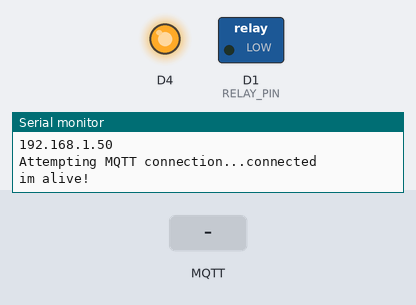
The sketch below on a simulated ESP8266 (NodeMCU). Shown: switched loads named in the sketch (green lamp = pin HIGH), output pins drawn as LEDs (lit = HIGH), the last lines printed to the serial monitor. Dashed ring = blinking. The inputs (shaded band) are chosen by the test bench. WiFi joins after 1.5 s; servers stay silent unless stated; no MQTT or app messages arrive unless stated.

Above: at 2.7 s.
2.8 s: MQTT message "1" arrives on the first subscribed topic
At 4.9 s:
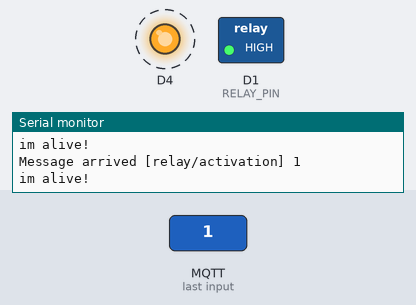
5.5 s: MQTT message "0" arrives on the first subscribed topic
At 6.5 s:
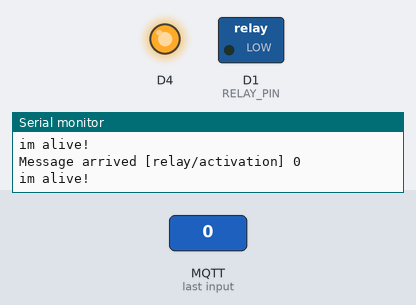
8.5 s: MQTT message "on" arrives on the first subscribed topic
Timing chart, 0 to 17.5 s (numbered marks = the images above; inputs shaded):
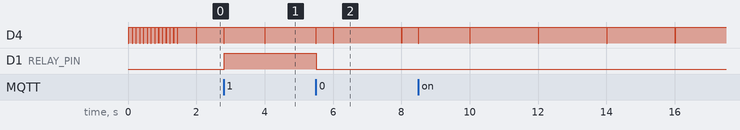

The sketch:

nodo-actuador.ino
```cpp
/***************************************************
  Plant monitoring system v1
  Relay node firmware
  by Jaime Laborda & Alberto Diaz
  Sistemas Embebidos - MUISE
 ****************************************************/

#include <ESP8266WiFi.h>
#include <PubSubClient.h>

#include "config.h" //Credentials are store here

#define RELAY_PIN D1

WiFiClient espClient;
PubSubClient client(espClient);
long lastMsg = 0;
char msg[50];
int value = 0;


void setup() {
  pinMode(BUILTIN_LED, OUTPUT);     // Initialize the BUILTIN_LED pin as an output
  digitalWrite(BUILTIN_LED, HIGH);

  pinMode(RELAY_PIN, OUTPUT);
  digitalWrite(RELAY_PIN, LOW);

  Serial.begin(115200);

  setup_wifi();
  client.setServer(mqtt_server, mqtt_port);
  client.setCallback(callback);
}

void setup_wifi() {

  delay(10);
  // We start by connecting to a WiFi network
  Serial.println();
  Serial.print("Connecting to ");
  Serial.println(ssid);

  WiFi.begin(ssid, password);

  while (WiFi.status() != WL_CONNECTED) {
    toggleLed();
    delay(100);
  }

  Serial.println("");
  Serial.println("WiFi connected");
  Serial.println("IP address: ");
  Serial.println(WiFi.localIP());
}

void callback(char* topic, byte* payload, unsigned int length) {
  toggleLed();

  Serial.print("Message arrived [");
  Serial.print(topic);
  Serial.print("] ");
  for (int i = 0; i < length; i++) {
    Serial.print((char)payload[i]);
  }
  Serial.println();

  // Switch on the LED if an 1 was received as first character
  if ((char)payload[0] == '1') {
    digitalWrite(RELAY_PIN, HIGH); // Turn relay ON
  } else {
    digitalWrite(RELAY_PIN, LOW);  // Turn relay OFF
  }

}

void reconnect() {
  // Loop until we're reconnected
  while (!client.connected()) {
    Serial.print("Attempting MQTT connection...");
    // Attempt to connect
    if (client.connect("esp8266_relay", mqtt_user, mqtt_password)) {
      Serial.println("connected");
      // Once connected, publish an announcement...
      client.publish("outTopic", "hello world");
      // ... and resubscribe
      client.subscribe(mqtt_topic_relay_activation);
    } else {
      Serial.print("failed, rc=");
      Serial.print(client.state());
      Serial.println(" try again in 5 seconds");
      // Wait 5 seconds before retrying
      delay(5000);
    }
  }
}

void toggleLed(){
  digitalWrite(BUILTIN_LED, LOW);
  delay(10);
  digitalWrite(BUILTIN_LED, HIGH);
}

void loop() {

  if (!client.connected()) {
    reconnect();
  }
  client.loop();

  long now = millis();
  if (now - lastMsg > 2000) {
    lastMsg = now;

    //Heartbeat
    client.publish(mqtt_topic_relay_heartbeat, "im alive!");

    Serial.println("im alive!");
    toggleLed();
  }
}
```

config_example.h
```cpp
const char* ssid = "........";
const char* password = "........";
const char* mqtt_server = "broker.mqtt-dashboard.com";
const int mqtt_port = 1883;
const char* mqtt_user = "mqtt_user";
const char* mqtt_password = "mqtt_password";

const char* mqtt_topic_relay_activation = "relay/activation";
const char* mqtt_topic_relay_heartbeat = "relay/heartbeat";
```

Measured:
- after the input at 2.8 s, D1 (RELAY_PIN): LOW → HIGH at once
- after the input at 5.5 s, D1 (RELAY_PIN): HIGH → LOW at once
